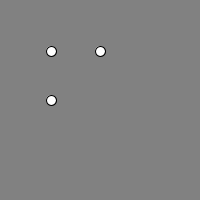
Frame 1 (no input)
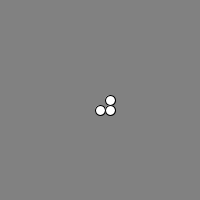
Frame 60 (the mouse pressed at the canvas centre just before this capture)
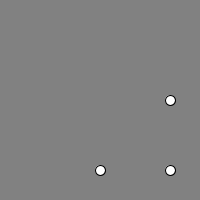
Frame 120 (the mouse held since frame 60 and released just before this capture)

The Processing sketch that drew these frames (run headless with seeded random() and noise(); from frame 60 on, the mouse is pressed at the canvas centre):

// Processing sketch: processing_113927
// ── processing_113927.pde

int diameter=10;
int positionX=50;
int Switch=0;
void setup(){
  size(200,200);
}

void draw(){
  background(129);
  if(positionX>=width-diameter/2){
    Switch=1;
  }
  if(positionX==diameter/2){
    Switch=0;
  }
      if(Switch==0){
      positionX++; //position=position+1;
}
      else{
        positionX--;
  }
  ellipse(100,positionX,diameter,diameter);
  ellipse(positionX,100,diameter,diameter);
  ellipse(positionX,positionX,diameter,diameter);
  println(positionX);
}
